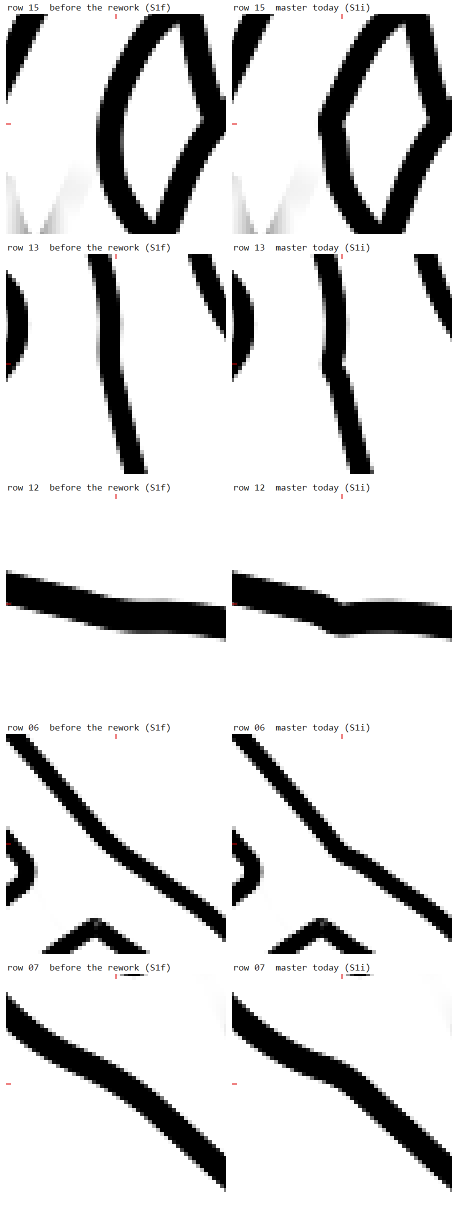
#> input picture .claude/probes/K1179/review/img/k1163_rows.png, 916 x 2412 px (shown at 1/2 size)
$ python zoom_corners_k863j.py ../../../../K1179/review/img/k1163_rows.png ../../../../K1179/review/img/row12_v.png
#> lines starting #> are read from the running program, lines starting #| are printed output that depends on the picture; after the words box and inside, x2 and y2 are one past the last pixel; in counts of white or black regions, pixels touching at a corner belong together
import sys
from PIL import Image
src, out = sys.argv[1], sys.argv[2]
im = Image.open(src).convert("RGB")
boxes = [(1270, 80, 1770, 300), (2381, 80, 2881, 300), (1290, 2080, 1790, 2300), (2401, 2080, 2901, 2300)]
tiles = [im.crop(b).resize((1000, 440), Image.NEAREST) for b in boxes]
#> tiles = 4 items
sheet = Image.new("RGB", (1000, 440 * 4 + 30), "white")
#> sheet: PIL image 1000x1790 RGB; every value is 255
for i, t in enumerate(tiles):
    sheet.paste(t, (0, i * (440 + 10)))
#> this loop made 4 passes
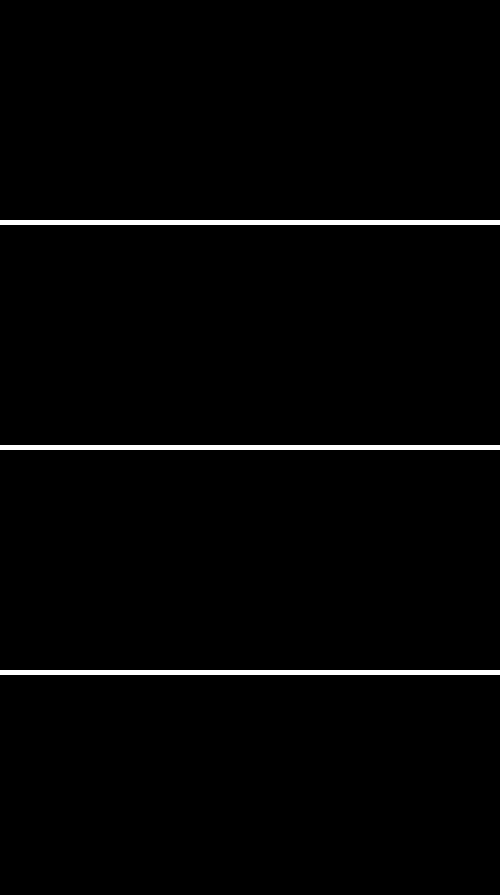
#> sheet: PIL image 1000x1790 RGB (shown at 1/2 size); 1.7% white; 3 white regions, box (x1, y1, x2, y2) and area: (0, 440, 1000, 450) 10000, (0, 890, 1000, 900) 10000, (0, 1340, 1000, 1350) 10000
sheet.save(out)
print(im.size, "->", sheet.size)
#| (916, 2412) -> (1000, 1790)

$ run again, on .claude/probes/K1179/review/img/row14_v.png
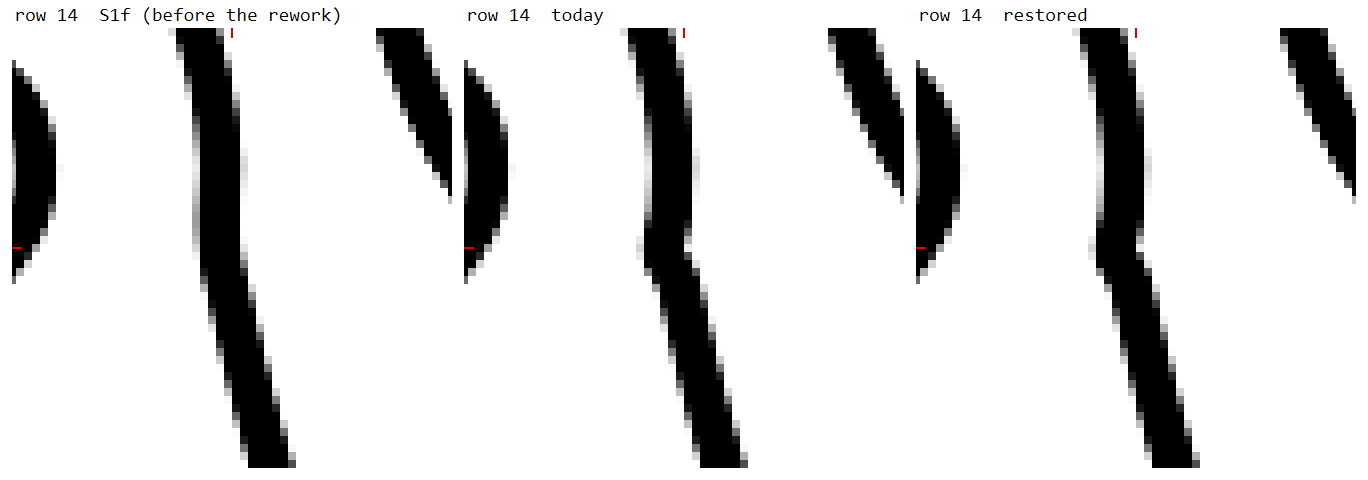
#> input picture .claude/probes/K1179/review/img/row14_v.png, 1368 x 480 px
#> tiles = 4 items
#> the loop `for i, t in enumerate(tiles):` made 4 passes
#> after the loop `for i, t in enumerate(tiles):`:
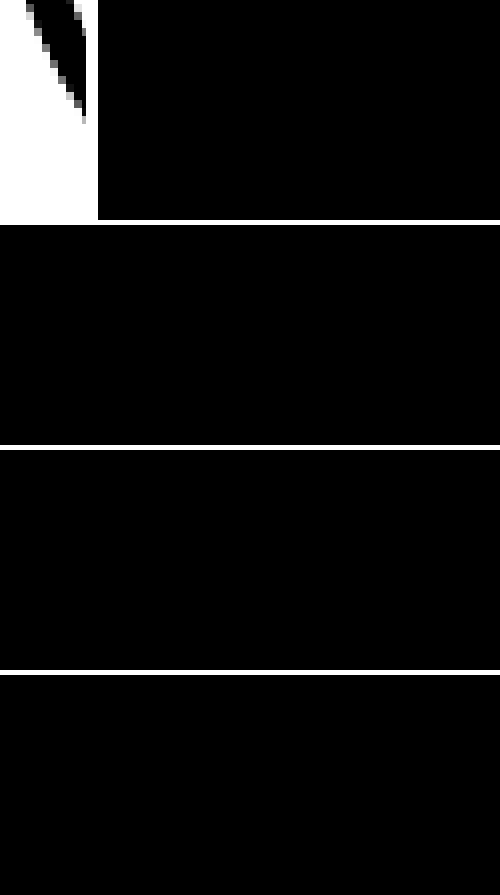
#> sheet: PIL image 1000x1790 RGB (shown at 1/2 size); min 0, max 255, mean 14.5
#| (1368, 480) -> (1000, 1790)
